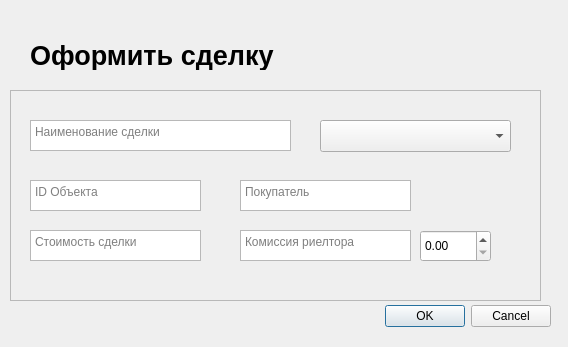
<?xml version="1.0" encoding="UTF-8"?>
<ui version="4.0">
 <class>Dialog_Deals_c_add</class>
 <widget class="QDialog" name="Dialog_Deals_c_add">
  <property name="geometry">
   <rect>
    <x>0</x>
    <y>0</y>
    <width>568</width>
    <height>347</height>
   </rect>
  </property>
  <property name="windowTitle">
   <string>Dialog</string>
  </property>
  <widget class="QDialogButtonBox" name="buttonBox">
   <property name="geometry">
    <rect>
     <x>210</x>
     <y>300</y>
     <width>341</width>
     <height>32</height>
    </rect>
   </property>
   <property name="orientation">
    <enum>Qt::Horizontal</enum>
   </property>
   <property name="standardButtons">
    <set>QDialogButtonBox::Cancel|QDialogButtonBox::Ok</set>
   </property>
  </widget>
  <widget class="QFrame" name="frame_3">
   <property name="geometry">
    <rect>
     <x>10</x>
     <y>90</y>
     <width>531</width>
     <height>211</height>
    </rect>
   </property>
   <property name="frameShape">
    <enum>QFrame::StyledPanel</enum>
   </property>
   <property name="frameShadow">
    <enum>QFrame::Raised</enum>
   </property>
   <widget class="QDoubleSpinBox" name="sp_deal_c_cpercent">
    <property name="geometry">
     <rect>
      <x>410</x>
      <y>140</y>
      <width>71</width>
      <height>32</height>
     </rect>
    </property>
   </widget>
   <widget class="QPlainTextEdit" name="te_deal_c_cost">
    <property name="geometry">
     <rect>
      <x>20</x>
      <y>140</y>
      <width>171</width>
      <height>31</height>
     </rect>
    </property>
    <property name="styleSheet">
     <string notr="true"/>
    </property>
    <property name="frameShadow">
     <enum>QFrame::Sunken</enum>
    </property>
    <property name="lineWidth">
     <number>1</number>
    </property>
    <property name="verticalScrollBarPolicy">
     <enum>Qt::ScrollBarAlwaysOff</enum>
    </property>
    <property name="placeholderText">
     <string>Стоимость сделки</string>
    </property>
   </widget>
   <widget class="QPlainTextEdit" name="te_deal_c_buyer">
    <property name="geometry">
     <rect>
      <x>230</x>
      <y>90</y>
      <width>171</width>
      <height>31</height>
     </rect>
    </property>
    <property name="styleSheet">
     <string notr="true"/>
    </property>
    <property name="frameShadow">
     <enum>QFrame::Sunken</enum>
    </property>
    <property name="lineWidth">
     <number>1</number>
    </property>
    <property name="verticalScrollBarPolicy">
     <enum>Qt::ScrollBarAlwaysOff</enum>
    </property>
    <property name="placeholderText">
     <string>Покупатель</string>
    </property>
   </widget>
   <widget class="QPlainTextEdit" name="te_deal_c_name">
    <property name="geometry">
     <rect>
      <x>20</x>
      <y>30</y>
      <width>261</width>
      <height>31</height>
     </rect>
    </property>
    <property name="styleSheet">
     <string notr="true"/>
    </property>
    <property name="frameShadow">
     <enum>QFrame::Sunken</enum>
    </property>
    <property name="lineWidth">
     <number>1</number>
    </property>
    <property name="verticalScrollBarPolicy">
     <enum>Qt::ScrollBarAlwaysOff</enum>
    </property>
    <property name="placeholderText">
     <string>Наименование сделки</string>
    </property>
   </widget>
   <widget class="QPlainTextEdit" name="te_deal_c_csum">
    <property name="geometry">
     <rect>
      <x>230</x>
      <y>140</y>
      <width>171</width>
      <height>31</height>
     </rect>
    </property>
    <property name="styleSheet">
     <string notr="true"/>
    </property>
    <property name="frameShadow">
     <enum>QFrame::Sunken</enum>
    </property>
    <property name="lineWidth">
     <number>1</number>
    </property>
    <property name="verticalScrollBarPolicy">
     <enum>Qt::ScrollBarAlwaysOff</enum>
    </property>
    <property name="placeholderText">
     <string>Комиссия риелтора</string>
    </property>
   </widget>
   <widget class="QPlainTextEdit" name="te_deal_c_object">
    <property name="geometry">
     <rect>
      <x>20</x>
      <y>90</y>
      <width>171</width>
      <height>31</height>
     </rect>
    </property>
    <property name="styleSheet">
     <string notr="true"/>
    </property>
    <property name="frameShadow">
     <enum>QFrame::Sunken</enum>
    </property>
    <property name="lineWidth">
     <number>1</number>
    </property>
    <property name="verticalScrollBarPolicy">
     <enum>Qt::ScrollBarAlwaysOff</enum>
    </property>
    <property name="placeholderText">
     <string>ID Объекта</string>
    </property>
   </widget>
   <widget class="QComboBox" name="cb_deal_c_type">
    <property name="geometry">
     <rect>
      <x>310</x>
      <y>30</y>
      <width>191</width>
      <height>32</height>
     </rect>
    </property>
    <property name="placeholderText">
     <string>Тип сделки</string>
    </property>
    <item>
     <property name="text">
      <string>Аренда</string>
     </property>
    </item>
    <item>
     <property name="text">
      <string>Продажа</string>
     </property>
    </item>
   </widget>
  </widget>
  <widget class="QLabel" name="label">
   <property name="geometry">
    <rect>
     <x>30</x>
     <y>40</y>
     <width>501</width>
     <height>30</height>
    </rect>
   </property>
   <property name="font">
    <font>
     <pointsize>20</pointsize>
     <weight>75</weight>
     <bold>true</bold>
    </font>
   </property>
   <property name="text">
    <string>Оформить сделку</string>
   </property>
  </widget>
 </widget>
 <resources/>
 <connections>
  <connection>
   <sender>buttonBox</sender>
   <signal>accepted()</signal>
   <receiver>Dialog_Deals_c_add</receiver>
   <slot>accept()</slot>
   <hints>
    <hint type="sourcelabel">
     <x>248</x>
     <y>254</y>
    </hint>
    <hint type="destinationlabel">
     <x>157</x>
     <y>274</y>
    </hint>
   </hints>
  </connection>
  <connection>
   <sender>buttonBox</sender>
   <signal>rejected()</signal>
   <receiver>Dialog_Deals_c_add</receiver>
   <slot>reject()</slot>
   <hints>
    <hint type="sourcelabel">
     <x>316</x>
     <y>260</y>
    </hint>
    <hint type="destinationlabel">
     <x>286</x>
     <y>274</y>
    </hint>
   </hints>
  </connection>
 </connections>
</ui>
